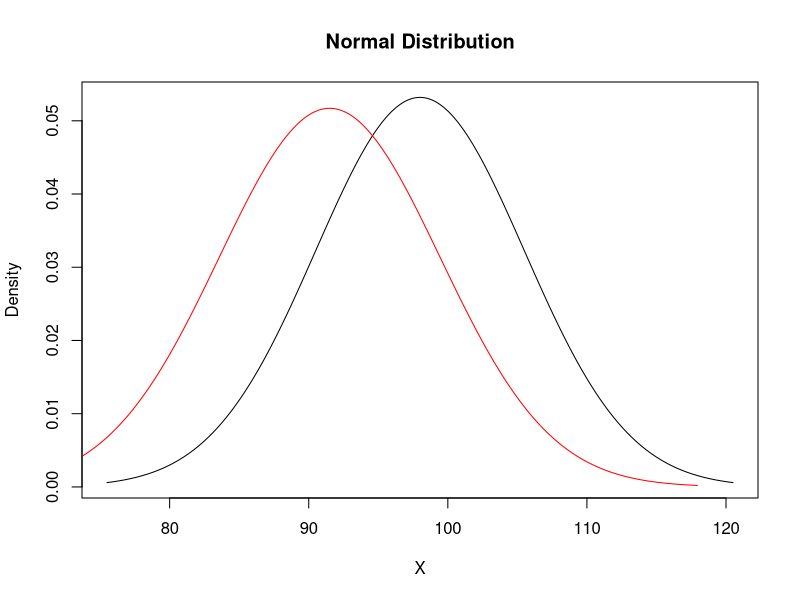
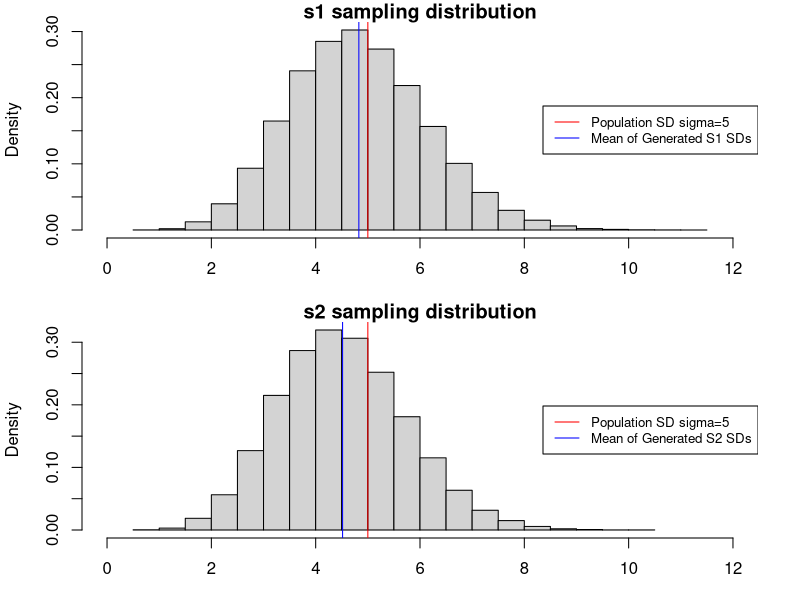

Reproduce these figures in R, in order.
## ---- chunk 1
knitr::opts_chunk$set(echo = TRUE)
## ---- chunk 2
prob_between_95_and_104 <- pnorm(104, mean = 98, sd = 7.5) - pnorm(95, mean = 98, sd = 7.5)
prob_between_95_and_104
## ---- chunk 3
mean <- 98
sd <- 7.5
above_mean <- mean + 0.5 * sd

# Proportion of glue drops with bonding strength higher than above_mean
proportion_higher <- 1 - pnorm(above_mean, mean = mean, sd = sd)
proportion_higher
## ---- chunk 4
# Given data
mean <- 98
sd <- 7.5

# Find bonding strength at the 90th percentile
strength_at_90th_percentile <- qnorm(0.90, mean = mean, sd = sd)
strength_at_90th_percentile
## ---- chunk 5
# Given data
mean <- 98
sd <- 7.5

# Calculate Q1 and Q3 using mean +/- 0.675 * SD
Q1 <- mean - 0.675 * sd
Q3 <- mean + 0.675 * sd

# Calculate IQR
IQR <- Q3 - Q1
IQR
## ---- chunk 6
# Parameters of the normal distribution
mean <- 98  # Replace with your mean value
sd <- 7.5    # Replace with your standard deviation value

# Generate x values from mean - 3*sd to mean + 3*sd (for a range of 6 standard deviations)
x <- seq(mean - 3*sd, mean + 3*sd, length=1000)

# Calculate the corresponding y values (PDF)
y <- dnorm(x, mean = mean, sd = sd)

# Parameters of the normal distribution
mean1 <- 43 * 2.20462  # Replace with your mean value
sd1 <-  3.5 * 2.20462    # Replace with your standard deviation value

# Generate x values from mean - 3*sd to mean + 3*sd (for a range of 6 standard deviations)
x1 <- seq(mean1 - 3*sd1, mean1 + 3*sd1, length=1000)

# Calculate the corresponding y values (PDF)
y1 <- dnorm(x, mean = mean1, sd = sd1)

# Plot the normal distribution
plot(x, y, type="l", xlab="X", ylab="Density", main="Normal Distribution")
lines(x1, y1, col="red")  # You can also use points() to plot points instead of lines
## ---- chunk 7
# Given data
mean <- 13
sd <- 1.3
threshold <- 13.3

# Calculate Z-score
z <- (threshold - mean) / sd

# Calculate probability that X > 13.3
probability_above_13.3 <- 1 - pnorm(z)
percentage_above_13.3 <- probability_above_13.3 * 100
percentage_above_13.3
## ---- chunk 8
# Given data
mean <- 13
sd <- 1.3
upper_value <- 13.877
lower_value <- 12.123

# Calculate Z-scores
z_upper <- (upper_value - mean) / sd
z_lower <- (lower_value - mean) / sd

# Calculate probability that 12.123 < X < 13.877
probability_between <- pnorm(z_upper) - pnorm(z_lower)
probability_between
## ---- chunk 9
# Given data
mean <- 13
sd <- 1.3
n <- 6
k <- 1

# Calculate p (probability of a single serving below 13 g)
p <- pnorm(13, mean = mean, sd = sd)

# Calculate binomial probability
binomial_probability <- choose(n, k) * p^k * (1 - p)^(n - k)
binomial_probability
## ---- chunk 10
1.3/sqrt(6) # population sd over sqrt(trials) = variance
## ---- chunk 11
mu = 13
sd = 1.3
q1 = mean - (sd * 0.675)
q3 = mean + (sd * 0.675) 
q3 - q1

## ---- chunk 12
# Given data
mean_sampling <- 13
sd_sampling <- 0.530
threshold <- 13.3

# Calculate Z-score
z <- (threshold - mean_sampling) / sd_sampling

# Calculate probability that mean sugar content is more than 13.3 g
probability_more_than_13.3 <- 1 - pnorm(z)
probability_more_than_13.3
## ---- chunk 13
# Given data
mean_sum <- 10 * 13
sd_sum <- sqrt(10) * 1.3
percentile <- 0.95

# Find z-score for the 95th percentile
z <- qnorm(percentile)

# Calculate value above which you would consume with 95% probability
value <- z * sd_sum + mean_sum
value
## ---- chunk 14

#Code for Exercise 4:
#Function that will compute the standard deviation on a vector "data" assuming that data is a sample 
samp.sd <- function(data){
  n <- length(data)
  sum.sq.devs <- sum((data-mean(data))^2)
  av.dev <- sqrt(sum.sq.devs/(n-1))
  return(av.dev)
}

#Function that will compute the standard deviation on a vector "data" assuming that data is a population
pop.sd <- function(data){
  n <- length(data)  
  sum.sq.devs <- sum((data-mean(data))^2)  
  av.dev <- sqrt(sum.sq.devs/n)   
  return(av.dev)
}

#Simulation Section
#Building sampling distribution of pop standard deviation estimators
#estimator 1 is samp.sd and estimator 2 is pop.sd formulation
set.seed(1)
nsamples<-100000
sd.sample <- rep(0, nsamples)       #make a vector of 100000 0s to be replaced with the calculated sample sd values below.
sd.pop <- rep(0, nsamples)          #make a vector of 100000 0s to be replaced with the calculated population sd values below.
for (i in 1:nsamples){
  samp <- rnorm(8, 3, 5)                #taking a sample of size 8 from a normal population with mean 3 and sd 5
  sd.sample[i] <- samp.sd(samp)         #calculating and storing sd using sample formula on new sample
  sd.pop[i] <- pop.sd(samp)             #calculating and storing sd using alternative formula on new sample
}

# Displaying histograms of the 100000 standard deviations we calculated 
# using the sample and population standard deviation equations; 
# adding true population standard deviation (5) in red and 
# mean of the simulated standard deviations in blue.

par(mfrow=c(2, 1), mar = c(3.1, 4.1, 1.1, 2.1))
#histogram of generated sample sds
hist(sd.sample, freq=FALSE, xlim=c(0, 12),
     main="s1 sampling distribution");   
abline(v=5, col="red"); abline(v=mean(sd.sample), col="blue")
legend("right", col = c("Red", "Blue"),
       legend = c("Population SD sigma=5", "Mean of Generated S1 SDs"),
       lwd = 1, cex = 0.8)

#histogram of generated pop sds
hist(sd.pop, freq=FALSE, xlim=c(0, 12),
     main="s2 sampling distribution");      
abline(v=5, col="red"); abline(v=mean(sd.pop), col="blue")
legend("right", col = c("Red", "Blue"),
       legend = c("Population SD sigma=5", "Mean of Generated S2 SDs"),
       lwd = 1, cex = 0.8)

par(mfrow=c(1,1), mar = c(5.1, 4.1, 4.1, 2.1))
